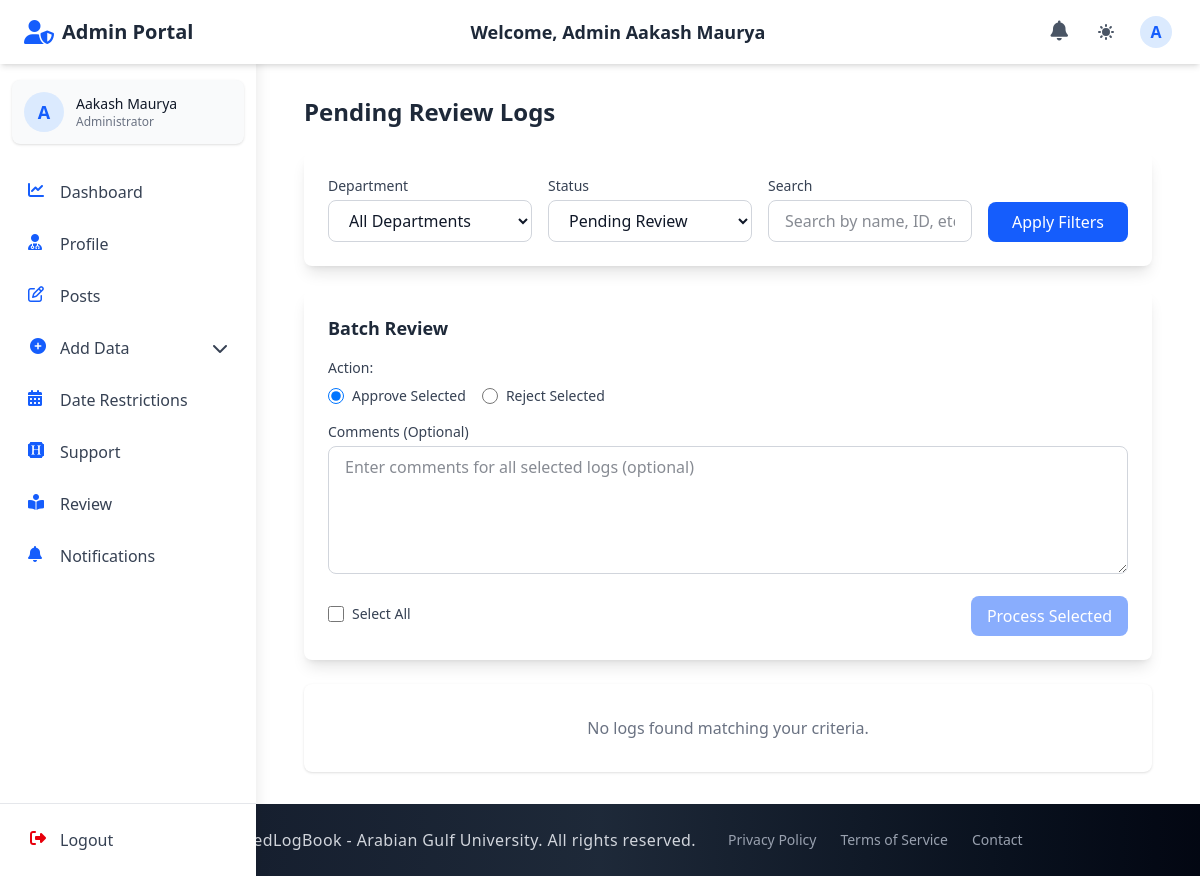
/admin_section/admin_reviews/ (signed in), run on an earlier commit of the app's database.
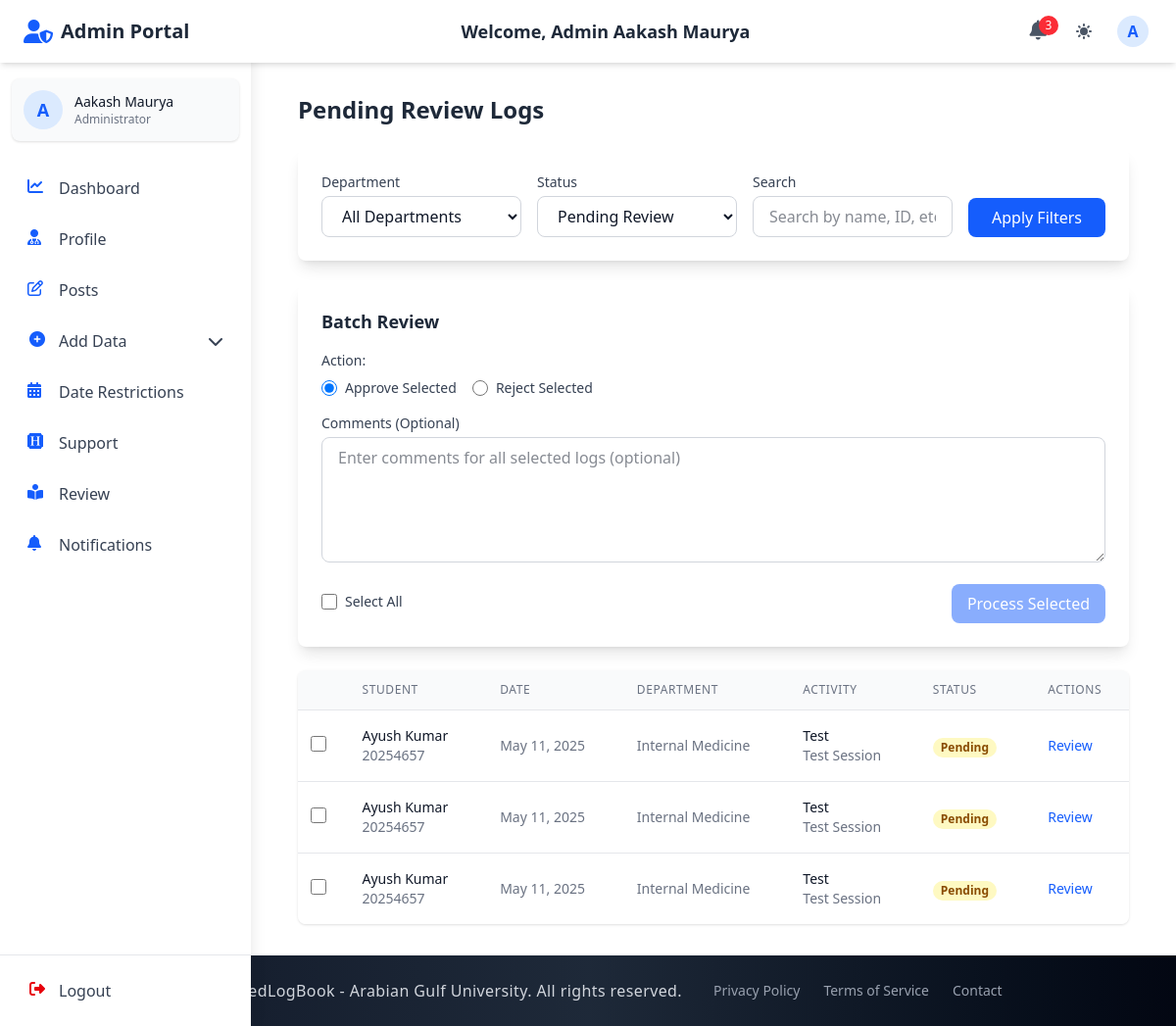
And on a later commit of the database.
### student_section/models.py (models this page shows, shortened)
class StudentLogFormModel(models.Model):
    student = models.ForeignKey(Student, on_delete=models.CASCADE, related_name='log_forms')
    date = models.DateField()
    log_year = models.ForeignKey(LogYear, on_delete=models.CASCADE)
    log_year_section = models.ForeignKey(LogYearSection, on_delete=models.CASCADE)
    group = models.ForeignKey(Group, on_delete=models.CASCADE)
    department = models.ForeignKey(Department, on_delete=models.CASCADE)  # Changed from department to departments
    tutor = models.ForeignKey(Doctor, on_delete=models.CASCADE, related_name='supervised_logs')
    training_site = models.ForeignKey(TrainingSite, on_delete=models.CASCADE)
    activity_type = models.ForeignKey(ActivityType, on_delete=models.CASCADE)
    core_diagnosis = models.ForeignKey(
        CoreDiaProSession,
        on_delete=models.CASCADE,
        related_name='log_forms'
    )
    patient_id = models.CharField(max_length=4, blank=True)
    patient_age = models.CharField(max_length=3, blank=True, null=True)
    patient_gender = models.CharField(max_length=10, blank=True, null=True,
                                     choices=[('Male', 'Male'), ('Female', 'Female')])
    description = models.TextField(blank=True)
    PARTICIPATION_CHOICES = [
        ("Observed", "Observed"),
        ("Assisted", "Assisted")
    ]
    participation_type = models.CharField(
        max_length=50,
        choices=PARTICIPATION_CHOICES
    )
    created_at = models.DateTimeField(auto_now_add=True)
    updated_at = models.DateTimeField(auto_now=True)
    is_reviewed = models.BooleanField(default=False)
    review_date = models.DateTimeField(null=True, blank=True)
    reviewer_comments = models.TextField(blank=True)
    review_deadline = models.DateTimeField(null=True, blank=True, help_text="Deadline by which the doctor must review this log")
    class Meta:
        ordering = ['-date', '-created_at']
        verbose_name = "Student Log Form"
        verbose_name_plural = "Student Log Forms"

### accounts/models.py (models this page shows, shortened)
class Student(models.Model):
    user = models.OneToOneField(
        CustomUser, on_delete=models.CASCADE, related_name="student"
    )
    student_id = models.CharField(max_length=30, unique=True)
    group = models.ForeignKey(
        "admin_section.Group",
        on_delete=models.SET_NULL,
        null=True,
        blank=True,
        related_name="students",
    )

class CustomUser(AbstractUser):
    email = models.EmailField(unique=True)
    first_name = models.CharField(max_length=150, blank=True)
    last_name = models.CharField(max_length=150, blank=True)
    profile_photo = models.ImageField(
        upload_to="profiles/", blank=True, null=True, default="profiles/default.jpg"
    )
    city = models.CharField(max_length=100, blank=True)
    country = models.CharField(max_length=100, blank=True)
    phone_no = models.CharField(max_length=20, blank=True)
    bio = models.TextField(blank=True)
    speciality = models.CharField(max_length=100, blank=True)
    ROLE_CHOICES = (
        ("student", "Student"),
        ("doctor", "Doctor"),
        ("staff", "Staff"),
        ("admin", "Admin"),
    )
    role = models.CharField(max_length=10, choices=ROLE_CHOICES, default="student")
    groups = models.ManyToManyField(
        "auth.Group", related_name="customuser_groups", blank=True
    )
    user_permissions = models.ManyToManyField(
        "auth.Permission", related_name="customuser_permissions", blank=True
    )
    USERNAME_FIELD = "email"
    REQUIRED_FIELDS = ["username"]

### admin_section/models.py (models this page shows, shortened)
class Department(models.Model):
    name = models.CharField(max_length=50)
    log_year = models.ForeignKey(LogYear, on_delete=models.CASCADE, related_name="department_log_year")
    log_year_section = models.ForeignKey(
        LogYearSection,
        on_delete=models.SET_NULL,
        null=True,
        blank=True,
        related_name="department_log_year_section",
        db_index=True,
    )

class ActivityType(models.Model):
    name = models.CharField(max_length=100)
    department = models.ForeignKey(Department, on_delete=models.CASCADE, related_name="activity_types")
    class Meta:
        unique_together = ["name", "department"]

class CoreDiaProSession(models.Model):
    name = models.CharField(max_length=200)
    activity_type = models.ForeignKey(ActivityType, on_delete=models.CASCADE, related_name="core_dia_pro_sessions")
    department = models.ForeignKey(Department, on_delete=models.CASCADE, related_name="core_dia_pro_sessions")
    class Meta:
        verbose_name = "Core Diagnosis Procedure Session"
        verbose_name_plural = "Core Diagnosis Procedure Sessions"

### admin_section/views.py (the view, shortened to what this page needs)
# urls.py: path("admin_reviews/", views.admin_reviews, name="admin_reviews"),
@login_required
def admin_reviews(request):
    department_id = request.GET.get('department')
    status = request.GET.get('status', 'pending')
    search_query = request.GET.get('q', '').strip()
    all_departments = Department.objects.all()
    logs = StudentLogFormModel.objects.all()
    if status == 'pending':
        logs = logs.filter(is_reviewed=False)
    elif status == 'reviewed':
        logs = logs.filter(is_reviewed=True)
    if department_id:
        logs = logs.filter(department_id=department_id)
    logs = logs.order_by('-date', '-created_at')
    paginator = Paginator(logs, 10)  # 10 items per page
    page_number = request.GET.get('page')
    page_obj = paginator.get_page(page_number)
    batch_form = BatchReviewForm()
    context = {
        'logs': page_obj,
        'departments': all_departments,
        'selected_department': department_id,
        'selected_status': status,
        'search_query': search_query,
        'batch_form': batch_form,
    }
    return render(request, "admin_section/admin_reviews.html", context)

### admin_section/templates/admin_section/admin_reviews.html (shortened to what the changed rows need)
{% extends 'base.html' %}
{% block navbar %}
{% include 'components/admin_auth_navbar.html' %}
{% endblock %}
{% block content %}
  <div class="container mx-auto px-4 py-8">
    <div class="flex justify-between items-center mb-6">
      <h2 class="text-2xl font-bold text-gray-800 dark:text-white">
        {% if selected_status == 'pending' %}
          Pending Review Logs
        {% elif selected_status == 'reviewed' %}
          Reviewed Logs
        {% else %}
          All Student Logs
        {% endif %}
      </h2>
    </div>
    <form id="batch-review-form" method="post" action="{% url 'admin_section:batch_review' %}" class="mb-6">
      <div class="bg-white dark:bg-gray-800 rounded-lg shadow-lg p-6">
        <div class="mb-4">
          <div class="flex space-x-4">
            {% for value, text in batch_form.action.field.choices %}
              <div class="flex items-center">
                <input type="radio" name="action" id="id_action_{{ forloop.counter0 }}" value="{{ value }}"
                       class="h-4 w-4 text-blue-600 focus:ring-blue-500 border-gray-300 rounded"
                       {% if forloop.first %}checked{% endif %}>
                <label for="id_action_{{ forloop.counter0 }}" class="ml-2 block text-sm text-gray-700 dark:text-gray-300">
                  {{ text }}
                </label>
              </div>
            {% endfor %}
          </div>
        </div>
      </div>
    </form>
    <div class="bg-white dark:bg-gray-800 shadow overflow-hidden sm:rounded-lg">
      {% if logs %}
        <div class="overflow-x-auto">
          <table class="min-w-full divide-y divide-gray-200 dark:divide-gray-700">
            <thead class="bg-gray-50 dark:bg-gray-700">
              <tr>
                <th scope="col" class="px-3 py-3 text-center">
                </th>
                <th scope="col" class="px-6 py-3 text-left text-xs font-medium text-gray-500 dark:text-gray-300 uppercase tracking-wider">Student</th>
                <th scope="col" class="px-6 py-3 text-left text-xs font-medium text-gray-500 dark:text-gray-300 uppercase tracking-wider">Date</th>
                <th scope="col" class="px-6 py-3 text-left text-xs font-medium text-gray-500 dark:text-gray-300 uppercase tracking-wider">Department</th>
                <th scope="col" class="px-6 py-3 text-left text-xs font-medium text-gray-500 dark:text-gray-300 uppercase tracking-wider">Activity</th>
                <th scope="col" class="px-6 py-3 text-left text-xs font-medium text-gray-500 dark:text-gray-300 uppercase tracking-wider">Status</th>
                <th scope="col" class="px-6 py-3 text-left text-xs font-medium text-gray-500 dark:text-gray-300 uppercase tracking-wider">Actions</th>
              </tr>
            </thead>
            <tbody class="bg-white dark:bg-gray-800 divide-y divide-gray-200 dark:divide-gray-700">
              {% for log in logs %}
                <tr class="hover:bg-gray-50 dark:hover:bg-gray-700">
                  <td class="px-3 py-4 whitespace-nowrap text-center">
                    {% if not log.is_reviewed %}
                      <input type="checkbox" name="log_checkbox" value="{{ log.id }}" class="log-checkbox h-4 w-4 text-blue-600 focus:ring-blue-500 border-gray-300 rounded">
                    {% endif %}
                  </td>
                  <td class="px-6 py-4 whitespace-nowrap">
                    <div class="text-sm font-medium text-gray-900 dark:text-white">{{ log.student.user.get_full_name }}</div>
                    <div class="text-sm text-gray-500 dark:text-gray-400">{{ log.student.student_id }}</div>
                  </td>
                  <td class="px-6 py-4 whitespace-nowrap text-sm text-gray-500 dark:text-gray-300">{{ log.date }}</td>
                  <td class="px-6 py-4 whitespace-nowrap text-sm text-gray-500 dark:text-gray-300">{{ log.department.name }}</td>
                  <td class="px-6 py-4 whitespace-nowrap">
                    <div class="text-sm text-gray-900 dark:text-white">{{ log.activity_type.name }}</div>
                    <div class="text-sm text-gray-500 dark:text-gray-400">{{ log.core_diagnosis.name }}</div>
                  </td>
                  <td class="px-6 py-4 whitespace-nowrap">
                    {% if log.is_reviewed %}
                      {% if log.reviewer_comments and 'REJECTED:' in log.reviewer_comments %}
                        <span class="px-2 inline-flex text-xs leading-5 font-semibold rounded-full bg-red-100 text-red-800 dark:bg-red-800 dark:text-red-100">
                          Rejected
                        </span>
                      {% else %}
                        <span class="px-2 inline-flex text-xs leading-5 font-semibold rounded-full bg-green-100 text-green-800 dark:bg-green-800 dark:text-green-100">
                          Approved
                        </span>
                      {% endif %}
                    {% else %}
                      <span class="px-2 inline-flex text-xs leading-5 font-semibold rounded-full bg-yellow-100 text-yellow-800 dark:bg-yellow-800 dark:text-yellow-100">
                        Pending
                      </span>
                    {% endif %}
                  </td>
                  <td class="px-6 py-4 whitespace-nowrap text-sm font-medium">
                    <a href="{% url 'admin_section:review_log' log.id %}" class="text-blue-600 hover:text-blue-900 dark:text-blue-400 dark:hover:text-blue-300">
                      {% if log.is_reviewed %}View{% else %}Review{% endif %}
                    </a>
                  </td>
                </tr>
              {% endfor %}
            </tbody>
          </table>
        </div>
      {% else %}
        <div class="text-center py-8">
          <p class="text-gray-500 dark:text-gray-400">No logs found matching your criteria.</p>
        </div>
      {% endif %}
    </div>
  </div>
{% endblock %}

### templates/components/auth_navbar_base.html (shortened to what this page needs)
<header class="bg-white dark:bg-gray-800 shadow-md fixed top-0 left-0 right-0 z-40 h-16 transition-all duration-300">
  <div class="flex items-center justify-between h-full px-4 md:px-6 max-w-7xl mx-auto">
    <div class="flex items-center space-x-3">
      <a href="{% block home_url %}{% endblock %}" class="flex items-center">
        <i class="{% block header_icon %}fas fa-book-medical{% endblock %} text-blue-600 dark:text-blue-400 text-2xl mr-2"></i>
        <span class="font-bold text-xl text-gray-800 dark:text-white hidden sm:inline">{% block portal_name %}ElogBook Portal{% endblock %}</span>
      </a>
    </div>
    <div class="hidden md:block text-center">
      <h1 class="text-lg font-semibold text-gray-800 dark:text-white">
        Welcome, {% block user_title %}{% endblock %} {{ request.session.first_name }} {{ request.session.last_name }}
      </h1>
    </div>
    <div class="flex items-center space-x-3">
      <div class="relative">
        <a href="{% block notifications_url %}#{% endblock %}" class="p-2 text-gray-600 dark:text-gray-300 hover:bg-gray-100 dark:hover:bg-gray-700 rounded-full transition-colors duration-200" aria-label="Notifications">
          <i class="fas fa-bell text-xl"></i>
          {% if unread_notifications_count > 0 %}
            <span class="absolute -top-1 -right-1 bg-red-500 text-white text-xs rounded-full h-5 w-5 flex items-center justify-center">{{ unread_notifications_count }}</span>
          {% endif %}
        </a>
      </div>
      <button id="theme-toggle" aria-label="Toggle dark mode" class="p-2 text-gray-600 dark:text-gray-300 hover:bg-gray-100 dark:hover:bg-gray-700 rounded-full transition-colors duration-200 focus:outline-none focus:ring-2 focus:ring-blue-500">
      </button>
      <div class="relative" x-data="{open: false}">
        <button @click="open = !open" id="user-menu-button" class="flex items-center text-gray-600 dark:text-gray-300 hover:bg-gray-100 dark:hover:bg-gray-700 rounded-full p-1 focus:outline-none focus:ring-2 focus:ring-blue-500">
          <div class="h-8 w-8 rounded-full bg-blue-100 dark:bg-blue-900 flex items-center justify-center text-blue-600 dark:text-blue-300 font-semibold">
            {{ request.session.first_name|slice:"0:1" }}
          </div>
        </button>
      </div>
    </div>
  </div>
</header>
<aside id="sidebar" class="fixed inset-y-0 left-0 z-30 w-64 pt-16 bg-white dark:bg-gray-800 shadow-lg transform -translate-x-full transition-transform duration-300 ease-in-out md:translate-x-0 overflow-hidden">
  <div class="h-full flex flex-col">
    <div class="flex-1 px-3 py-4 overflow-y-auto">
      <div class="flex items-center p-3 mb-6 rounded-lg bg-gray-50 dark:bg-gray-700 shadow-sm">
        <div class="flex-shrink-0">
          <div class="h-10 w-10 rounded-full bg-blue-100 dark:bg-blue-900 flex items-center justify-center text-blue-600 dark:text-blue-300 font-semibold text-lg">
            {{ request.session.first_name|slice:"0:1" }}
          </div>
        </div>
        <div class="ml-3 overflow-hidden">
        <p class="text-sm font-medium text-gray-900 dark:text-white truncate">{{ request.session.first_name }} {{ request.session.last_name }}</p>
        <p class="text-xs text-gray-500 dark:text-gray-400 truncate">{% block user_role %}User{% endblock %}</p>
      </div>
    </div>
      <nav class="space-y-1">
        {% block sidebar_menu %}{% endblock %}
      </nav>
    </div>
    <div class="px-3 py-3 border-t border-gray-200 dark:border-gray-700">
      <form method="POST" action="{% block logout_url_bottom %}#{% endblock %}" class="w-full">
        <button type="submit" class="flex w-full items-center px-4 py-3 text-gray-700 dark:text-gray-300 rounded-lg hover:bg-gray-100 dark:hover:bg-gray-700 group transition-colors duration-200">
          <i class="fas fa-sign-out-alt w-5 h-5 text-red-600 dark:text-red-400"></i>
          <span class="ml-3 font-medium">Logout</span>
        </button>
      </form>
    </div>
  </div>
</aside>
<div id="content-wrapper" class="pt-16 md:pl-64 min-h-screen transition-all duration-300">
</div>

What changed in the data, as far as the page shows it:
added StudentLogFormModel: student.user.get_full_name "Ayush Kumar", student.student_id "20254657", date "May 11, 2025", department.name "Internal Medicine", activity_type.name "Test", core_diagnosis.name "Test Session", is_reviewed "Pending"
added StudentLogFormModel: student.user.get_full_name "Ayush Kumar", student.student_id "20254657", date "May 11, 2025", department.name "Internal Medicine", activity_type.name "Test", core_diagnosis.name "Test Session", is_reviewed "Pending"
added StudentLogFormModel: student.user.get_full_name "Ayush Kumar", student.student_id "20254657", date "May 11, 2025", department.name "Internal Medicine", activity_type.name "Test", core_diagnosis.name "Test Session", is_reviewed "Pending"
Also different on the page:
{{ unread_notifications_count }}: (not shown) → "3"
text no longer shown: "No logs found matching your criteria."
text now shown: "STUDENT DATE DEPARTMENT ACTIVITY STATUS ACTIONS"
